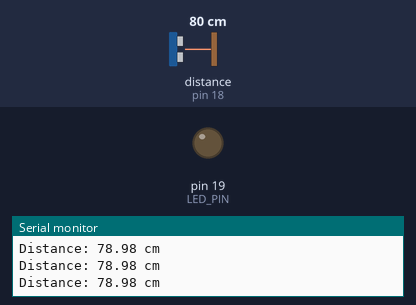
This sketch was run on a simulated Arduino Uno, built with avr-gcc and run on an emulated ATmega328P. Parts: output pins drawn as LEDs (lit = HIGH), the last lines printed to the serial monitor. Wiring (inferred from the names in the program): ultrasonic range finder: trigger pin 5; echo pin 18. The test bench sets the inputs (shaded band); at power-on: distance to the obstacle (sensor on pin 18) 80 cm. The echo pulse lasts 58.3 µs per cm; pins used as bus, display or sensor lines are not drawn.

Above: at 1.2 s.
1.3 s: distance to the obstacle (sensor on pin 18) set to 34 cm
2.8 s: distance to the obstacle (sensor on pin 18) set to 28 cm
At 3.5 s:
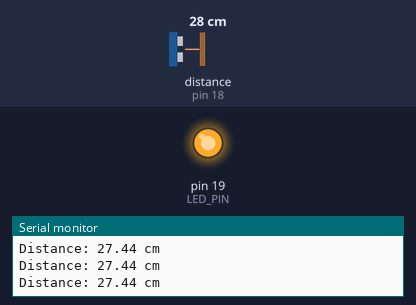
4.3 s: distance to the obstacle (sensor on pin 18) set to 35 cm
At 5.6 s:
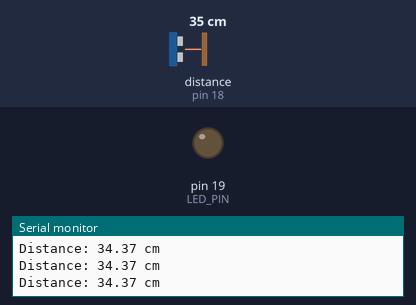
5.9 s: distance to the obstacle (sensor on pin 18) set to 2 cm
At 6.2 s:
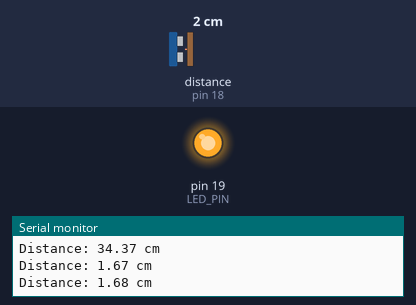
Timing chart, 0 to 8.4 s (numbered marks = the images above; inputs shaded):
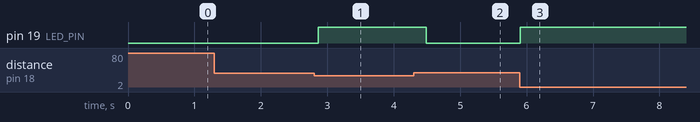

Measured:
- the behaviour switches between 31 and 30 cm on distance to the obstacle (sensor on pin 18) (found by bisection; images 0 and 1)
- after the input at 2.8 s, pin 19 (LED_PIN): LOW → HIGH after 0.06 s
- after the input at 4.3 s, pin 19 (LED_PIN): HIGH → LOW after 0.19 s
- after the input at 5.9 s, pin 19 (LED_PIN): LOW → HIGH at once

The sketch:

ultrasonic_alarm.ino
```cpp
#define TRIG_PIN  5
#define ECHO_PIN  18
#define LED_PIN   19

void setup() {
  Serial.begin(115200);
  pinMode(TRIG_PIN, OUTPUT);
  pinMode(ECHO_PIN, INPUT);
  pinMode(LED_PIN, OUTPUT);
  Serial.println("Ultrasonic ready");
}

void loop() {
  digitalWrite(TRIG_PIN, LOW);
  delayMicroseconds(2);
  digitalWrite(TRIG_PIN, HIGH);
  delayMicroseconds(10);
  digitalWrite(TRIG_PIN, LOW);

  long duration = pulseIn(ECHO_PIN, HIGH);
  float distance = duration * 0.034 / 2;

  Serial.print("Distance: ");
  Serial.print(distance);
  Serial.println(" cm");

  if (distance > 0 && distance < 30) {
    digitalWrite(LED_PIN, HIGH);
  } else {
    digitalWrite(LED_PIN, LOW);
  }
  delay(200);
}
```
